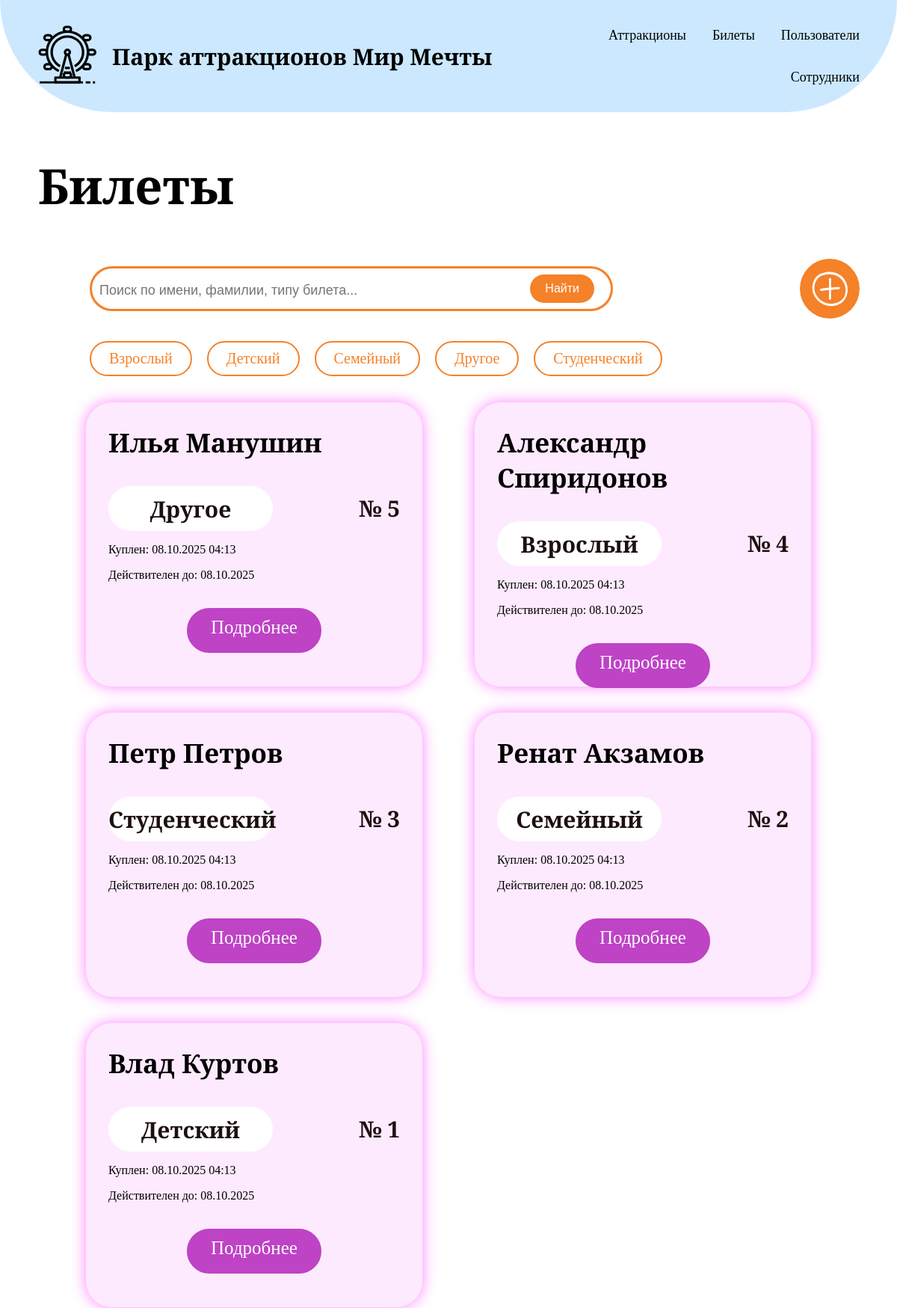
/tickets/ (upper part), run on an earlier commit of the app's database.
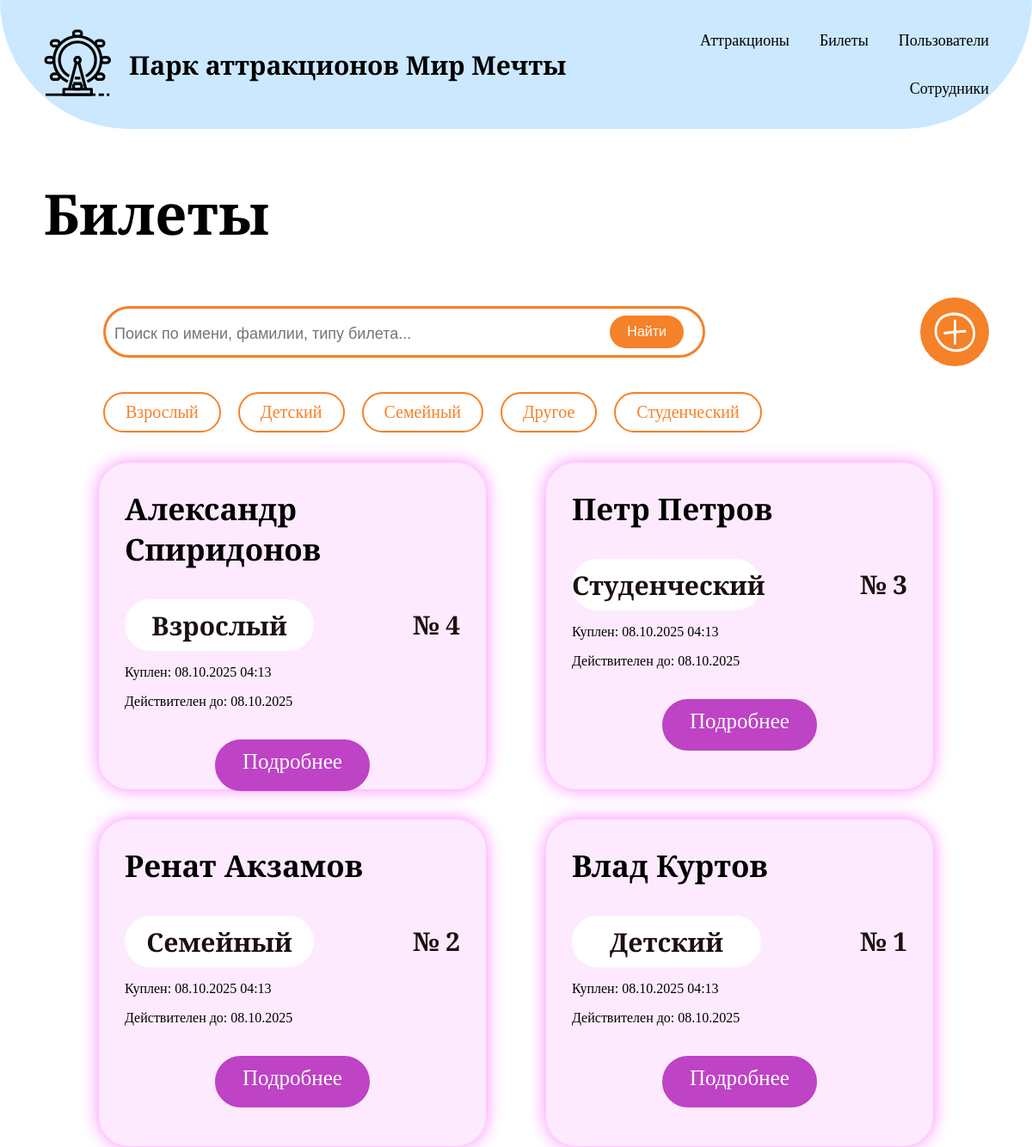
And on a later commit of the database.
### first_app/models.py (models this page shows, shortened)
class TicketTypes(models.Model):
    NAME_CHOICES = [
        ('child', 'Детский'),
        ('adult', 'Взрослый'),
        ('family', 'Семейный'),
        ('student', 'Студенческий'),
        ('other', 'Другое')
    ]
    name = models.CharField('Название', max_length=50, choices=NAME_CHOICES)
    price = models.DecimalField('Цена', max_digits=10, decimal_places=2)
    validity_duration = models.IntegerField('Срок действия (дни)', default=1)
    class Meta:
        verbose_name = "Тип билета"
        verbose_name_plural = "Типы билетов"
        ordering = ["name"]

class Tickets(models.Model):
    user = models.ForeignKey(Users, on_delete=models.CASCADE, verbose_name='Пользователь')
    ticket_type = models.ForeignKey(TicketTypes, on_delete=models.PROTECT, verbose_name='Тип билета')
    purchase_date = models.DateTimeField('Дата и время покупки', default=timezone.now)
    valid_until = models.DateTimeField('Действителен до, null=True, blank=True')
    usage_time = models.DateTimeField('Время использования', null=True, blank=True)
    class Meta:
        verbose_name = "Билет"
        verbose_name_plural = "Билеты"
        ordering = ["-purchase_date"]
        indexes = [
            models.Index(fields=["user", "ticket_type"]),
            models.Index(fields=["valid_until"]),
        ]

class Users(models.Model):
    name = models.CharField(verbose_name='Имя', max_length=20)
    surname = models.CharField('Фамилия', max_length=25)
    birth_date = models.DateField('Дата рождения')
    phone_number = models.CharField('Номер телефона', max_length=20)
    email = models.EmailField('e-mail', max_length=100, unique=True)
    password_hash = models.CharField('Пароль', max_length=255)
    created_at = models.DateTimeField('Дата и время регистрации')
    profile_picture = models.ImageField('Фотография профиля', upload_to='users_photos/', null=True, blank=True)
    class Meta:
        verbose_name = "Пользователь"
        verbose_name_plural = "Пользователи"
        ordering = ["surname", "name"]
        indexes = [
            models.Index(fields=["surname"])
        ]

### first_app/views.py (the view, shortened to what this page needs)
# urls.py: path('tickets/', tickets, name='tickets'),
def tickets(request):
    query = request.GET.get('query', '').strip()
    selected_types = request.GET.getlist('type')
    all_tickets = Tickets.objects.select_related('user', 'ticket_type').all().order_by('-purchase_date')
    all_ticket_types = TicketTypes.objects.all()
    if selected_types:
        all_tickets = all_tickets.filter(ticket_type__name__in=selected_types)
    recent_searches = get_recent_searches(request, 'tickets')
    context = {
        'tickets_list': all_tickets,
        'ticket_types': all_ticket_types,
        'selected_types': selected_types,
        'search_query': query,
        'recent_searches': recent_searches
    }
    return render(request, 'tickets.html', context)

### first_app/views.py (called while the page is built)
def get_recent_searches(request, search_type, limit=5):
    search_history = request.session.get('search_history', {})
    return search_history.get(search_type, [])[:limit]

### first_app/templates/tickets.html (shortened to what this page needs)
{% extends "base.html" %}
{% load static %}
{%block main%}
<div class="container">
    <section class="page-search">
        <h1 class="page-title">Билеты</h1>
        <form class="search" action="{% url 'tickets' %}" method="get" id="search-form">
            <div class="search-container">
                <div class="search-input-wrapper">
                    <input class="search-input" type="text" name="query" value="{{ search_query }}" placeholder="Поиск по имени, фамилии, типу билета..." autocomplete="off"
                           id="search-input"
                           onfocus="document.getElementById('search-history').style.display='block'">
                </div>
                <button type="submit" class="search-button">Найти</button>
            </div>
            <img src="{% static 'images/add.svg' %}" alt="добавить" class="add">
        </form>
        <form method="get" action="{% url 'tickets' %}" class="filter-form">
            <div class="ticket-filters">
                {% for type in ticket_types %}
                <div class="filter-option">
                    <label for="{{ type.name|slugify }}" class="ticket-btn">{{ type.get_name_display }}</label>
                </div>
                {% endfor %}
            </div>
        </form>
    </section>
    <section class="tickets-menu">
        {% for ticket in tickets_list %}
        <div class="ticket-card">
            <h3 class="card-header">{{ ticket.user.name }} {{ ticket.user.surname }}</h3>
            <div class="ticket-info">
               <h3 class="ticket-type">{{ ticket.ticket_type.get_name_display }}</h3>
               <h3 class="ticket-id">№ {{ ticket.id }}</h3>
            </div>
            <div class="ticket-dates">
               <p class="date-text">Куплен: {{ ticket.purchase_date|date:"d.m.Y H:i" }}</p>
               {% if ticket.valid_until %}
               <p class="date-text">Действителен до: {{ ticket.valid_until|date:"d.m.Y" }}</p>
               {% else %}
               <p class="date-text">Бессрочный</p>
               {% endif %}
            </div>
            <a href="#" class="details-ticket">
                <div class="details-button">
                    <p class="details-text">Подробнее</p>
                </div>
            </a>
        </div>
        {% endfor %}
    </section>
</div>
{%endblock%}

What changed in the data, as far as the page shows it:
removed Tickets: user.name "Илья", user.surname "Манушин", ticket_type.name "Другое", id "5", purchase_date "08.10.2025 04:13", valid_until "08.10.2025"
